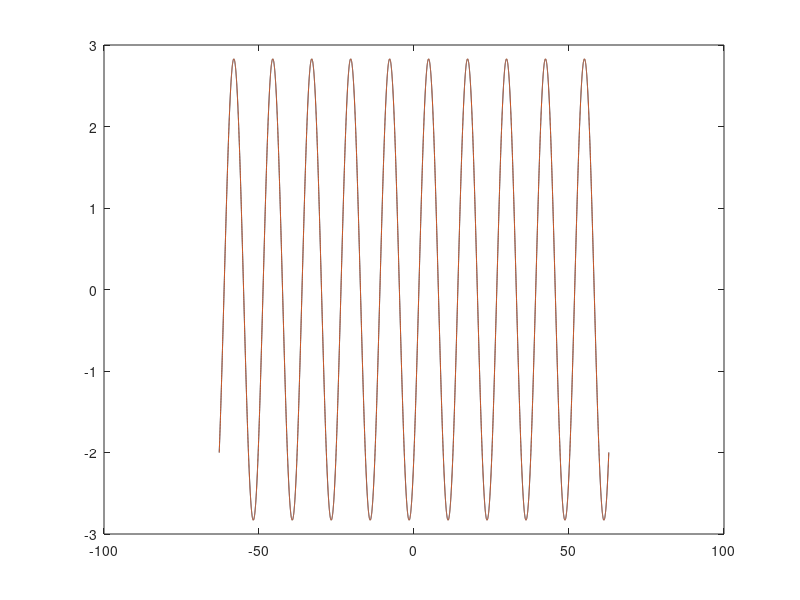

Write MATLAB code to recreate this figure.
close all;
t=-20*pi:pi/200:20*pi;
a=3;
a=2;
b=-2;
w=.5;



o=a*sin(w*t)+b*cos(w*t);
u=2.83*sin(w*t-0.785);

plot(t,o)
hold
plot(t,u)